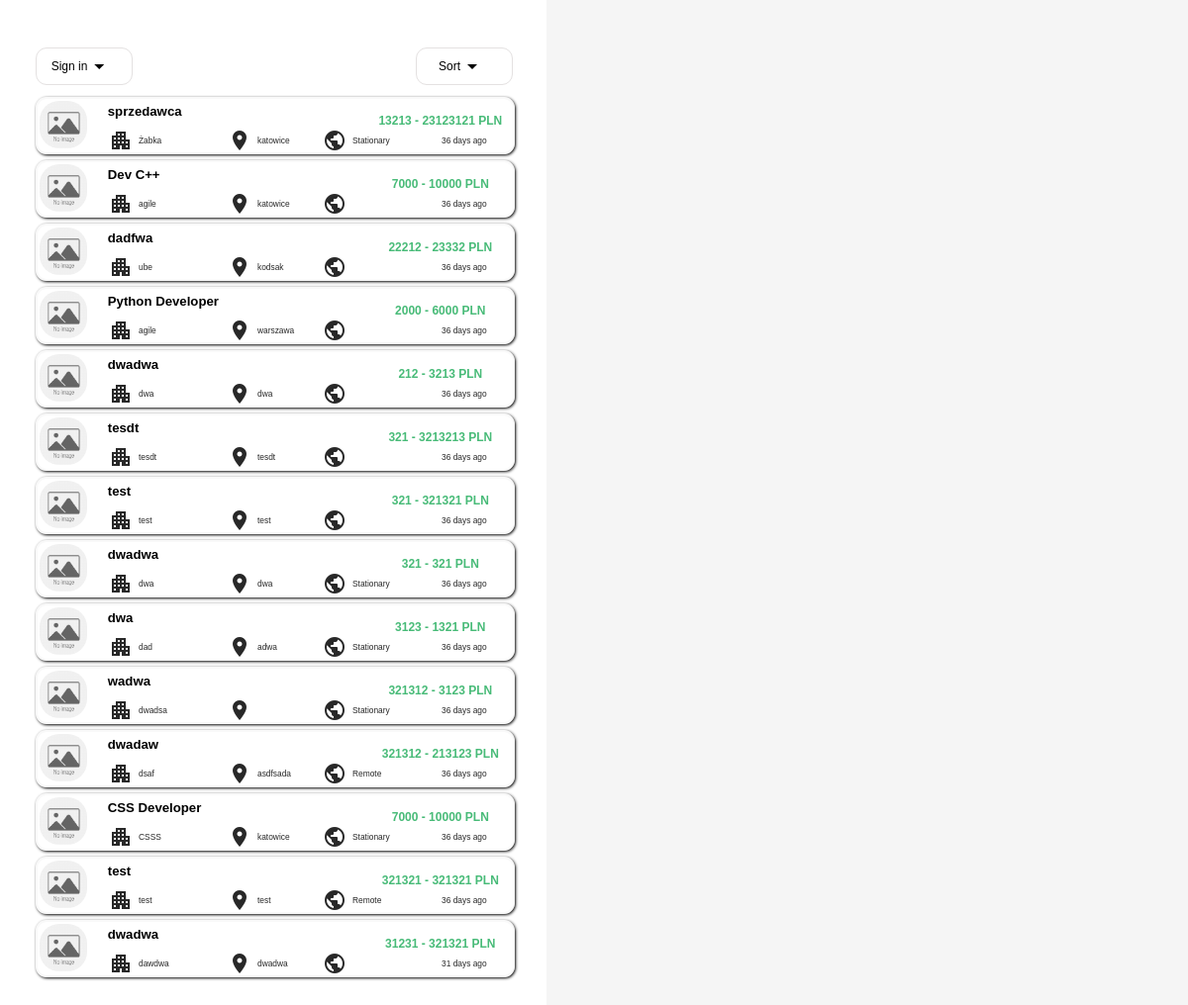
The app's page /, older data.
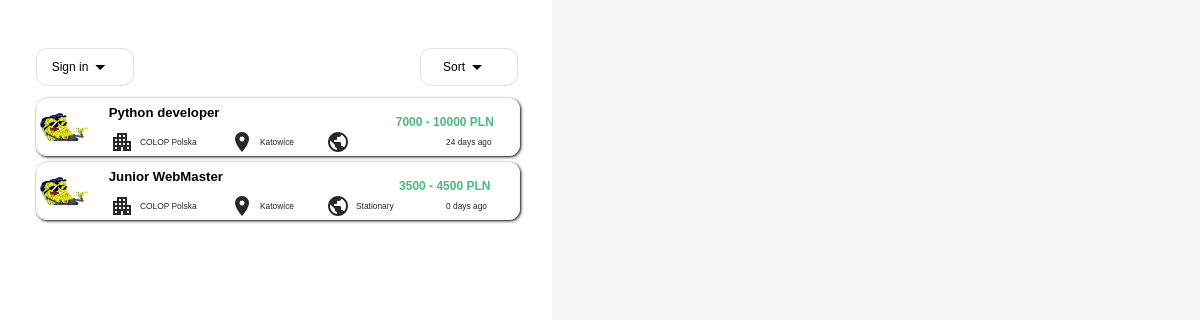
The same page, newer data.
### tables this page shows
CREATE TABLE `offers` (
  `job_id` int(11) NOT NULL,
  `name` varchar(50) NOT NULL,
  `min_salary` int(11) NOT NULL,
  `max_salary` int(11) NOT NULL,
  `company` varchar(100) NOT NULL,
  `location` varchar(50) NOT NULL,
  `workplace` varchar(15) NOT NULL,
  `date` date NOT NULL,
  `description` text NOT NULL,
  `experience` varchar(15) NOT NULL,
  `type` varchar(25) NOT NULL,
  `job_owner_id` int(11) NOT NULL
);

### slider.php (the view, shortened to what this page needs)
<div id = "slider">
        <div id="container">
        <div id = "account">
            <div id = "show_account_list" onclick = "toggleAccountList()">Sign in <i class="material-icons" id = "toggleAccountIcon">arrow_drop_down</i></div>
        </div>
        <div id = "sort_by">
            <div id = "show_sort_list" onclick = "toggleSortList()">Sort <i class="material-icons" id = "toggleSortIcon">arrow_drop_down</i></div>
        </div>
        </div>
        <?php
            include("database.php");
            @$order = $_GET['sort'];
            if($order == NULL){
               $order = 'job_id';
            }
            $queryGetJobInfo = $conn->prepare("SELECT `job_id`, `name`, `min_salary`, `max_salary`, `company`, `location`, `workplace`, `date`, `job_owner_id` from offers order by ?");
            $queryGetJobInfo->bind_param("s", $order);
            $queryGetJobInfo->execute();
            $queryGetJobInfo->bind_result($job_id, $job_name, $min_salary, $max_salary, $company_name, $location, $workplace, $uploadDate, $job_owner_id);
            $queryGetJobInfo->store_result();
            $NumberOfRows = $queryGetJobInfo->num_rows;
            if ($NumberOfRows > 0) {
                while ($queryGetJobInfo->fetch()) {
                if($max_salary == 0){
                    $salary = $min_salary." PLN";
                }else{
                    $salary = $min_salary." - ".$max_salary." PLN";
                }
                $todayDate = date_create(date("Y-m-d"));
                $uploadDate = date_create($uploadDate);
                $date = date_diff($todayDate, $uploadDate);
                echo ('
                <a href = "offer.php?id='.$job_id.'&sort='.$order.'">
                <div id = "job_offer">
                    <img class = "logo" src = "Images/photos_user_'.$job_owner_id.'/profileImage.png" onerror="this.onerror=null; this.src=\'Images/error.png\'">
                    <div class = "higher_container">
                        <div class = "job_name">
                            <h2 class = "job_name_text">'.$job_name.'</h2>
                        </div>
                        <div class = "salary">
                            <h2 class = "job_salary_text">'.$salary.'</h2>
                        </div>
                        </div>
                        <div class = "lower_container">
                            <div class = "company_name"><i class="material-icons">apartment</i>'.$company_name.'</div>
                            <div class = "location"><i class="material-icons">location_on</i>'.$location.'</div>
                            <div class = "workplace"><i class="material-icons">public</i>'.$workplace.'</div>
                            <div class = "date">'.$date->format("%a days ago").'</div>
                        </div>
                    </div>
                </a>
                ');
                }
            }else {
                echo '<p>No job offers found.</p>';
            }
        ?>
    </div>

Row changes from the older to the newer data that the page shows:
removed offers: name "sprzedawca", salary "13213 - 23123121 PLN", company "Żabka", location "katowice", workplace "Stationary", date "36 days ago"
removed offers: name "Dev C++", salary "7000 - 10000 PLN", company "agile", location "katowice", date "36 days ago"
removed offers: name "dadfwa", salary "22212 - 23332 PLN", company "ube", location "kodsak", date "36 days ago"
removed offers: name "Python Developer", salary "2000 - 6000 PLN", company "agile", location "warszawa", date "36 days ago"
removed offers: name "dwadwa", salary "212 - 3213 PLN", company "dwa", location "dwa", date "36 days ago"
removed offers: name "tesdt", salary "321 - 3213213 PLN", company "tesdt", location "tesdt", date "36 days ago"
removed offers: name "test", salary "321 - 321321 PLN", company "test", location "test", date "36 days ago"
removed offers: name "dwadwa", salary "321 - 321 PLN", company "dwa", location "dwa", workplace "Stationary", date "36 days ago"
removed offers: name "dwa", salary "3123 - 1321 PLN", company "dad", location "adwa", workplace "Stationary", date "36 days ago"
removed offers: name "wadwa", salary "321312 - 3123 PLN", company "dwadsa", workplace "Stationary", date "36 days ago"
removed offers: name "dwadaw", salary "321312 - 213123 PLN", company "dsaf", location "asdfsada", workplace "Remote", date "36 days ago"
removed offers: name "CSS Developer", salary "7000 - 10000 PLN", company "CSSS", location "katowice", workplace "Stationary", date "36 days ago"
removed offers: name "test", salary "321321 - 321321 PLN", company "test", location "test", workplace "Remote", date "36 days ago"
removed offers: name "dwadwa", salary "31231 - 321321 PLN", company "dawdwa", location "dwadwa", date "31 days ago"
added offers: name "Python developer", salary "7000 - 10000 PLN", company "COLOP Polska", location "Katowice", date "24 days ago"
added offers: name "Junior WebMaster", salary "3500 - 4500 PLN", company "COLOP Polska", location "Katowice", workplace "Stationary", date "0 days ago"
